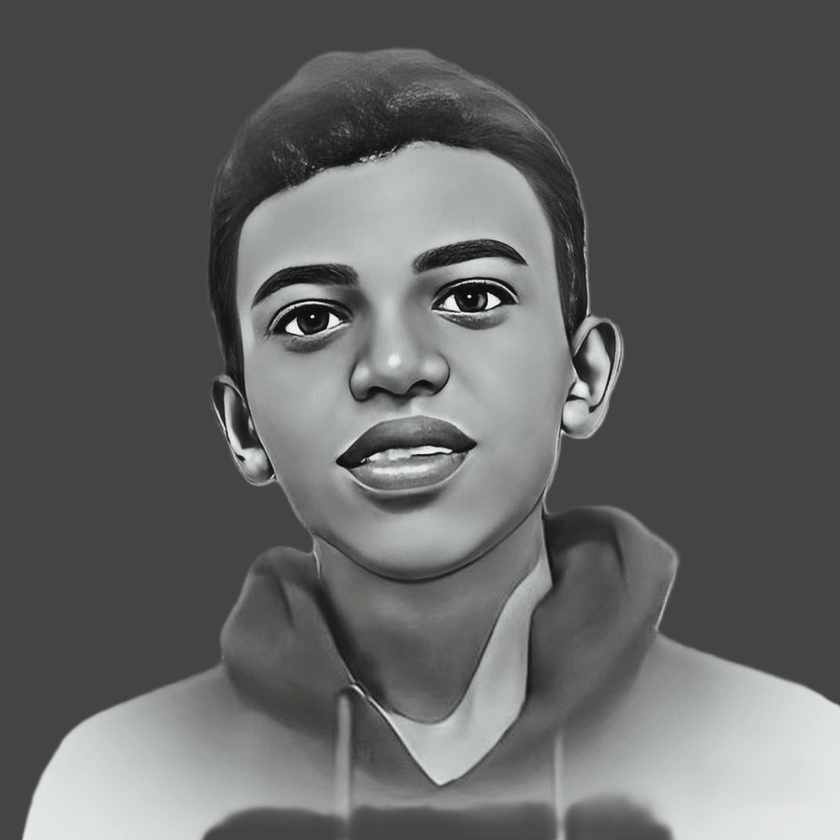
%> input picture image-processing-labs/images/hhhh.jpeg, 840 x 840 px, shrunk from 1073 x 1073 before the run
$ octave --eval "Q13_color_spaces_and_tasks('images/hhhh.jpeg');"   (GNU Octave 9; MATLAB toolbox functions it lacks are replaced by stand-ins)
%> lines starting %> are read from the running program, lines starting %| are printed output that depends on the picture; in (x1, y1, x2, y2) boxes, pixels count from 0 and x2, y2 are one past the last pixel; in counts of white or black regions, pixels touching at a corner belong together; the program's own positions count from 1
function Q13_color_spaces_and_tasks(infile)
%> called with infile = 'images/hhhh.jpeg'
  pkg load image
  I = im2double(imread(infile));
  if size(I,3)~=3, error('Provide an RGB image.'); end
  G = rgb2gray(I);
  HSV = rgb2hsv(I);
%> HSV: size 840x840x3 double; mean H, S, V 0.604, 0.0216, 0.39

  % Edge detection on grayscale
  E = edge(G, 'canny');
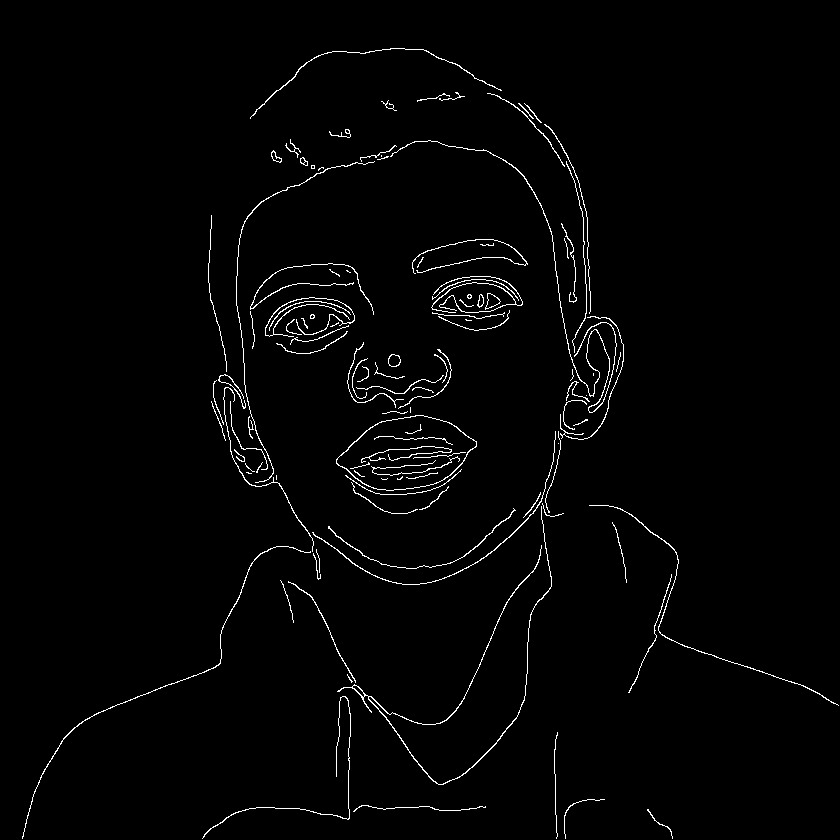
%> E: size 840x840 logical; 1.7% white in thin lines or dots

  % Simple color-based segmentation on HSV (example: threshold by Hue)
  H = HSV(:,:,1);
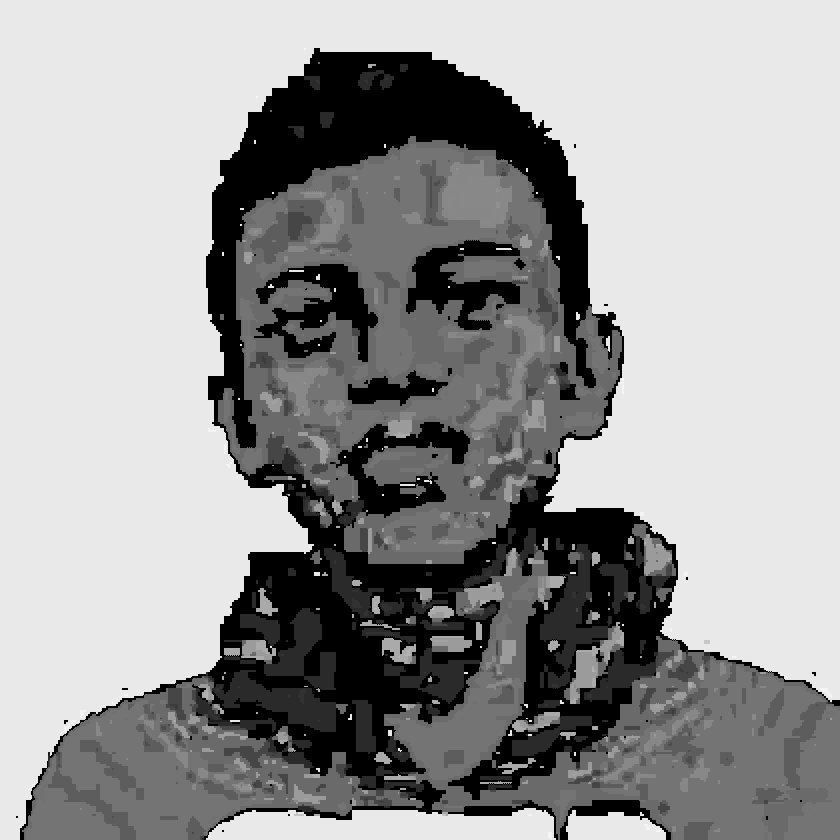
%> H: size 840x840 double; min 0, max 0.958, mean 0.604
  mask = (H > 0.30) & (H < 0.45);   % adjust to your image (e.g., greens)
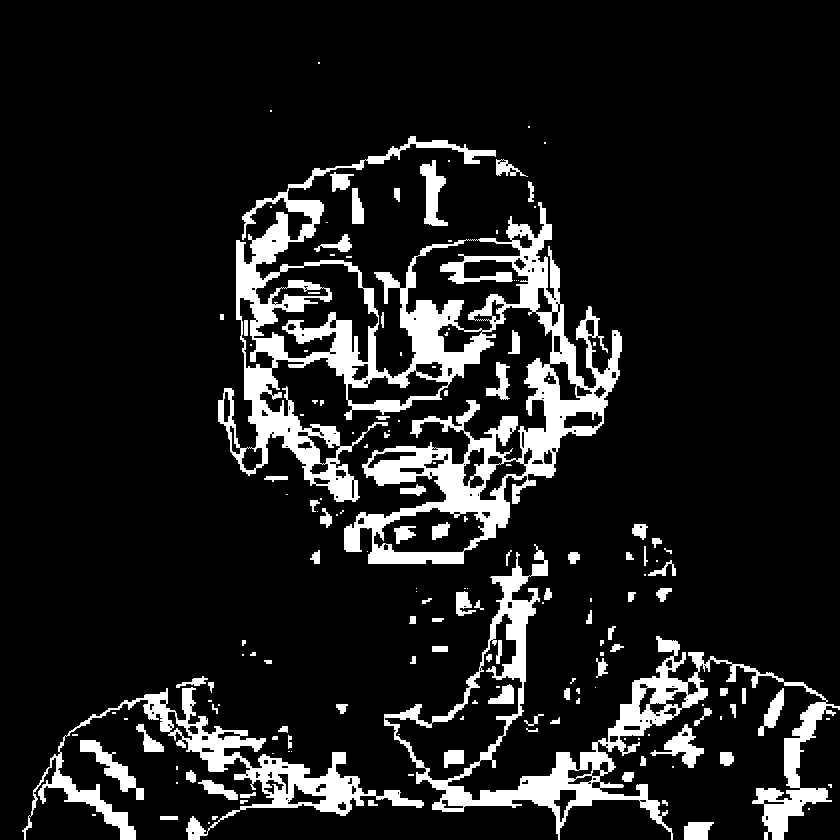
%> mask: size 840x840 logical; 11.8% white; 166 white regions (77 under 20 px), largest, box (x1, y1, x2, y2) and area: (218, 136, 622, 564) 43122, (384, 544, 840, 840) 18056, (22, 687, 424, 840) 9903
  mask = imopen(mask, strel('disk',3));
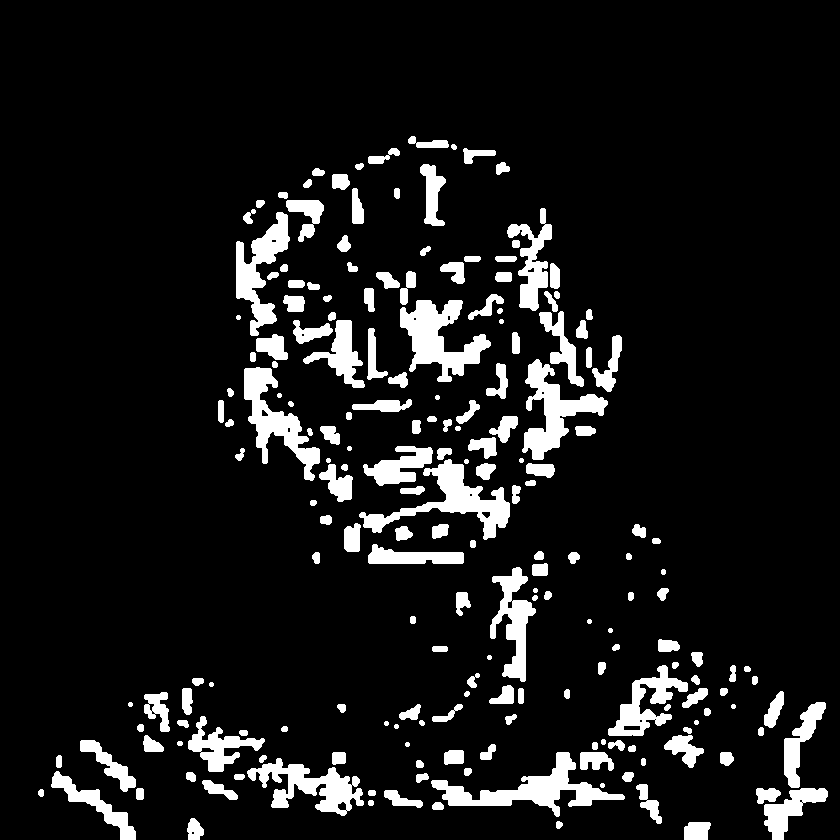
%> mask: size 840x840 logical; 9.5% white; 202 white regions, largest, box (x1, y1, x2, y2) and area: (431, 752, 625, 817) 3610, (400, 300, 491, 382) 3491, (359, 459, 510, 540) 3458

  figure;
  subplot(2,3,1); imshow(I);   title('Original');
  subplot(2,3,2); imshow(G);   title('Grayscale');
  subplot(2,3,3); imshow(E);   title('Edges (Canny on Gray)');
  subplot(2,3,4); imshow(HSV); title('HSV (visualized)');
  subplot(2,3,5); imshow(H);   title('Hue channel');
  subplot(2,3,6); imshow(mask);title('Segmentation via Hue');
end
